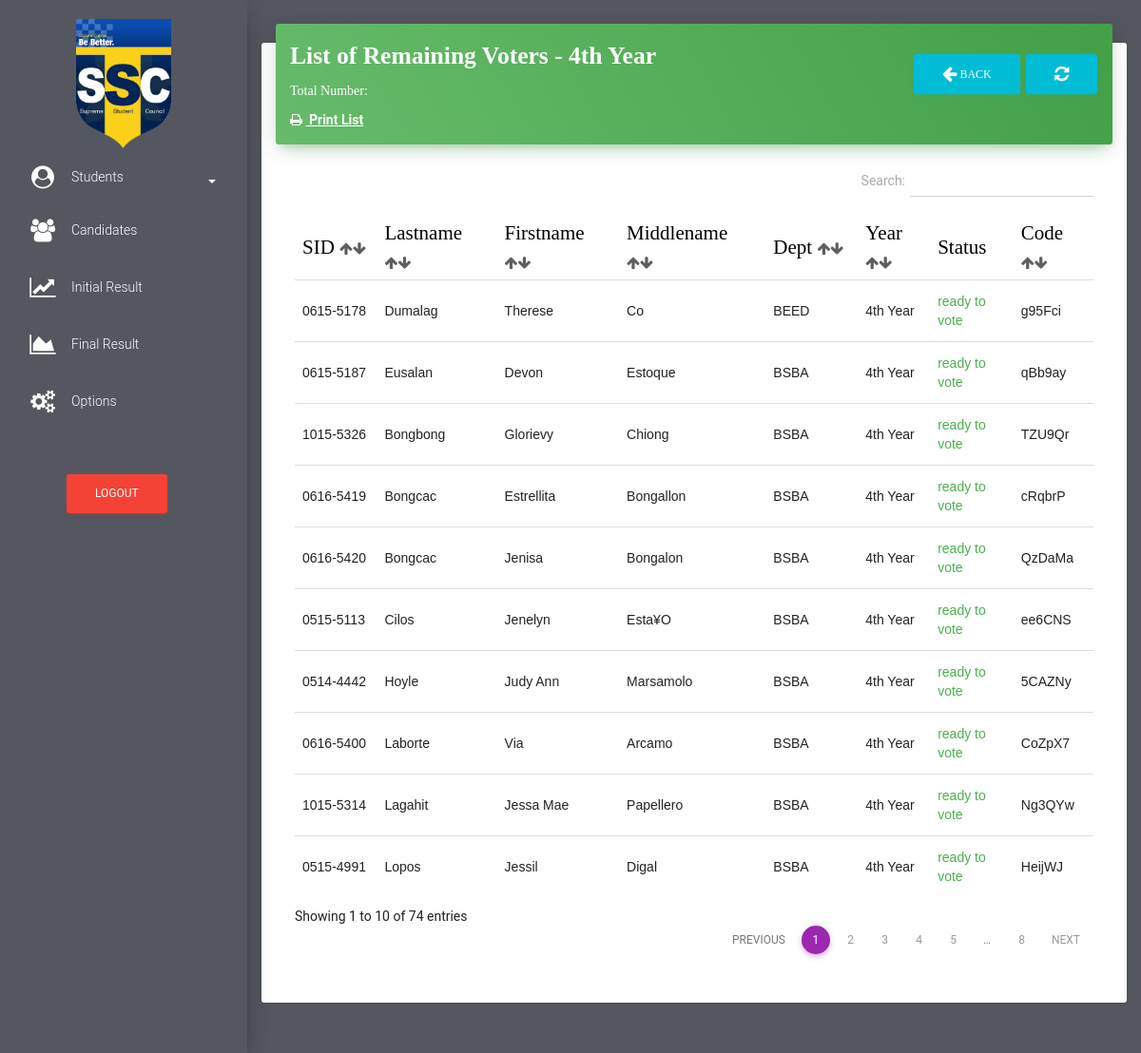
The app's page /4thyear/list_of_remaining_voters_4thyear.php (signed in) with its own data.
### tables this page shows
CREATE TABLE `students` (
  `id` int(255) NOT NULL,
  `stud_id` varchar(11) NOT NULL,
  `stud_lastname` varchar(255) NOT NULL,
  `stud_firstname` varchar(255) NOT NULL,
  `stud_middlename` varchar(500) NOT NULL,
  `stud_department` varchar(255) NOT NULL,
  `stud_year` varchar(255) NOT NULL,
  `code_to_vote` varchar(255) NOT NULL,
  `stud_status` varchar(100) NOT NULL,
  `voting_status` varchar(255) NOT NULL,
  `stud_block_status` varchar(255) NOT NULL
);

### 4thyear/list_of_remaining_voters_4thyear.php (the view, shortened to what this page needs)
<!DOCTYPE html>
<html lang="en">
<head>
    <link href="../assets/css/bootstrap.min.css" rel="stylesheet" />
    <link href="../assets/css/material-dashboard.css?v=1.2.0" rel="stylesheet" />
    <link href="../font-awesome/css/font-awesome.css" rel="stylesheet">
    <link href="../assets/css/datatables.min.css" rel="stylesheet">
</head>
<body>
    <div class="wrapper" style="background-color: #54575F">
        <div class="sidebar">
           <div class="sidebar-wrapper">
                 <ul class="nav">
                    <center>
                       <img src="../img/favicon.png" width="100px" height="100%" class="" alt="Ce-C Palaro 2019">
                    </center>
                    <li>
                        <a href="#pagepeople" data-toggle="collapse" aria-expanded="false" class="dropdown-toggle"><i class="fa fa-user-circle" style="color: white;margin-top: -5px"></i> <span style="color:white">Students</span><b class="caret" style="margin-left: 5%;color:white"></b></a>
                    </li>
                    <li>
                        <a href="../candidates.php">
                            <i class="fa fa-users" style="color: white"></i>
                            <p style="color: white">Candidates</p>
                        </a>
                    </li>
                    <li>
                        <a href="../initial_result.php">
                            <i class="fa fa-line-chart" style="color: white"></i>
                            <p style="color: white">Initial Result</p>
                        </a>
                    </li>
                    <li>
                        <a href="../final_result.php">
                            <i class="fa fa-area-chart" style="color: white"></i>
                            <p style="color: white">Final Result</p>
                        </a>
                    </li>
                    <li>
                        <a href="../my_account.php">
                            <i class="fa fa-cogs" style="color: white"></i>
                            <p style="color: white">Options</p>
                        </a>
                    </li>
                     <li>
                        <br>
                        <br>
                        <form method="post">
                                    <button class = "btn btn-danger" type='button' data-toggle="modal" data-target="#exampleModal20000" style="margin-left: 70px">Logout</button>
                                </form>
                    </li>
                </ul>
            </div>
        </div>
        <div class="main-panel">
            <nav class="navbar navbar-transparent navbar-absolute">
            </nav>
            <div class="content">
                <div class="container-fluid">
                    <div class="row">
                        <div class="col" style="margin-top: -80px">
                            <div class="card">
                                <div class="card-header" data-background-color="green">
                                    <form method="POST">
                                        <h3 class="title" style="font-family: Fjalla One"><b>List of Remaining Voters - 4th Year</b><a href="list_of_remaining_voters_4thyear.php" class = "btn btn-info text-info" type='button' style="float: right;margin-top: 17px;margin-left: 5px" ><i class="fa fa-refresh"></i></a><a href="students_4th_year.php" class = "btn btn-info text-info" type='button' style="float: right;margin-top: 17px;" ><i class="fa fa-arrow-left fa-10x"></i> Back</a></h3>
                                    </form>
                                    <div class="col">
                                        <p style="color: white;font-family: consolas">Total Number: <b><a href=""><text id="remainingVoters4thyear" style="color:yellow;font-size: 20px">
                                              </text></a></b></p>
                                    </div>
                                    <div class="col">
                                         <b><a href="../fpdf/remaininglistpdf_students4thyear.php" target="_blank"><i class="fa fa-print"></i> <text  style="text-decoration: underline;">&nbsp;Print List</text></a></b>
                                    </div>
                                </div>
                                <div class="card-content table-responsive">
                                    <table class="table table-condensed table-sm" id="dtTable">
                                        <thead style="font-weight: bold;color: black;font-size: 150%;font-family: Fjalla One">
                                            <th>SID <i class="fa fa-arrow-up" style="font-size: 15px;color: #5E5E5E"><i class="fa fa-arrow-down"></i></i></th>
                                            <th>Lastname <i class="fa fa-arrow-up" style="font-size: 15px;color: #5E5E5E"><i class="fa fa-arrow-down"></i></i></th>
                                            <th>Firstname <i class="fa fa-arrow-up" style="font-size: 15px;color: #5E5E5E"><i class="fa fa-arrow-down"></i></i></th>
                                            <th>Middlename <i class="fa fa-arrow-up" style="font-size: 15px;color: #5E5E5E"><i class="fa fa-arrow-down"></i></i></th>
                                            <th>Dept <i class="fa fa-arrow-up" style="font-size: 15px;color: #5E5E5E"><i class="fa fa-arrow-down"></i></i></th>
                                            <th>Year <i class="fa fa-arrow-up" style="font-size: 15px;color: #5E5E5E"><i class="fa fa-arrow-down"></i></i></th>
                                            <th>Status</th>
                                            <th>Code <i class="fa fa-arrow-up" style="font-size: 15px;color: #5E5E5E"><i class="fa fa-arrow-down"></i></i></th>
                                        </thead>
                                        <tbody style="font-family: arial">
                <?php
                        $link = mysqli_connect("localhost","root","19976112","election");
                        $sql = mysqli_query($link,"SELECT * FROM students where voting_status = 'ready to vote' AND stud_year = '4th Year' AND stud_status = '0' and stud_block_status = 'unblock' ORDER BY stud_department,stud_lastname ASC");
                        for($a = 0 ; $a < $num_rows = mysqli_fetch_array($sql) ; $a++ )
                        {
                            $stud_idd = $num_rows['stud_id'];
                            $stud_fname = $num_rows['stud_firstname'];
                            $stud_lname = $num_rows['stud_lastname'];
                            $middle_initial = $num_rows['stud_middlename'];
                            $dept = $num_rows['stud_department'];
                            $stud_year = $num_rows['stud_year'];
                            $code_no = $num_rows['code_to_vote'];
                            $v_status = $num_rows['voting_status'];
                            ?>
                            <tr>
                                <td><?=$stud_idd;?></td>
                                <td ><?=$stud_lname;?></td>
                                <td><?=$stud_fname;?></td>
                                <td><?=$middle_initial;?></td>
                                <td><?=$dept;?></td>
                                <td><?=$stud_year;?></td>
                                <td>
                                    <?php
                                        if($v_status == 'ready to vote')
                                        {
                                    ?>
                                        <span class="text-success"><?=$v_status;?></span>
                                    <?php }else if ($v_status == 'finished voting')
                                        {
                                    ?>
                                        <span class="text-danger"><?=$v_status;?></span>
                                    <?php } ?>
                                </td>
                                <td><?=$code_no;?></td>
                            </tr>
                      <?php  } ?>
                                        </tbody>
                                    </table>
                                </div>
                            </div>
                        </div>
                    </div>
                </div>
            </div>
        </div>
    </div>
</body>
</html>

### records on screen
students: stud "0615-5178", stud_lastname "Dumalag", stud_firstname "Therese", stud_middlename "Co", stud_department "BEED", stud_year "4th Year", voting_status "ready to vote", code_to_vote "g95Fci"
students: stud "1015-5326", stud_lastname "Bongbong", stud_firstname "Glorievy", stud_middlename "Chiong", stud_department "BSBA", stud_year "4th Year", voting_status "ready to vote", code_to_vote "TZU9Qr"
students: stud "0616-5419", stud_lastname "Bongcac", stud_firstname "Estrellita", stud_middlename "Bongallon", stud_department "BSBA", stud_year "4th Year", voting_status "ready to vote", code_to_vote "cRqbrP"
students: stud "0616-5420", stud_lastname "Bongcac", stud_firstname "Jenisa", stud_middlename "Bongalon", stud_department "BSBA", stud_year "4th Year", voting_status "ready to vote", code_to_vote "QzDaMa"
students: stud "0515-5113", stud_lastname "Cilos", stud_firstname "Jenelyn", stud_middlename "Esta¥O", stud_department "BSBA", stud_year "4th Year", voting_status "ready to vote", code_to_vote "ee6CNS"
students: stud "0615-5187", stud_lastname "Eusalan", stud_firstname "Devon", stud_middlename "Estoque", stud_department "BSBA", stud_year "4th Year", voting_status "ready to vote", code_to_vote "qBb9ay"
students: stud "0514-4442", stud_lastname "Hoyle", stud_firstname "Judy Ann", stud_middlename "Marsamolo", stud_department "BSBA", stud_year "4th Year", voting_status "ready to vote", code_to_vote "5CAZNy"
students: stud "0616-5400", stud_lastname "Laborte", stud_firstname "Via", stud_middlename "Arcamo", stud_department "BSBA", stud_year "4th Year", voting_status "ready to vote", code_to_vote "CoZpX7"
students: stud "1015-5314", stud_lastname "Lagahit", stud_firstname "Jessa Mae", stud_middlename "Papellero", stud_department "BSBA", stud_year "4th Year", voting_status "ready to vote", code_to_vote "Ng3QYw"
students: stud "0515-4991", stud_lastname "Lopos", stud_firstname "Jessil", stud_middlename "Digal", stud_department "BSBA", stud_year "4th Year", voting_status "ready to vote", code_to_vote "HeijWJ"
